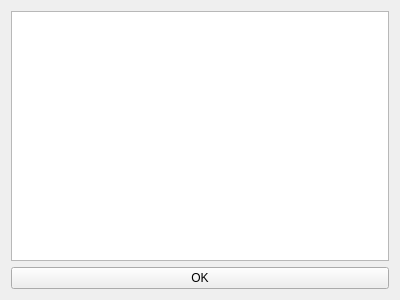
<?xml version="1.0" encoding="UTF-8"?>
<ui version="4.0">
 <class>omni::ui::ExceptionList</class>
 <widget class="QWidget" name="omni::ui::ExceptionList">
  <property name="geometry">
   <rect>
    <x>0</x>
    <y>0</y>
    <width>400</width>
    <height>300</height>
   </rect>
  </property>
  <property name="windowTitle">
   <string>Omnidome</string>
  </property>
  <layout class="QVBoxLayout" name="verticalLayout">
   <item>
    <widget class="QTreeView" name="exceptionList"/>
   </item>
   <item>
    <widget class="QPushButton" name="btnOk">
     <property name="text">
      <string>OK</string>
     </property>
    </widget>
   </item>
  </layout>
 </widget>
 <resources/>
 <connections/>
</ui>
